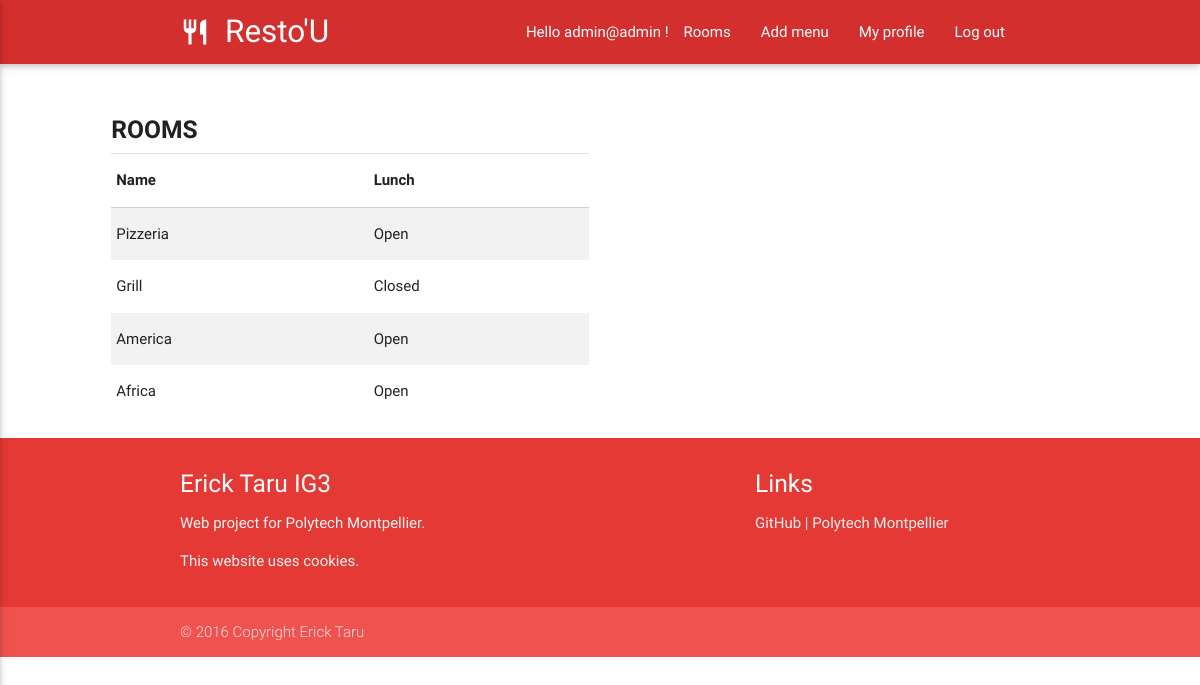
Page /controller/room.php (signed in) on the earlier database version.
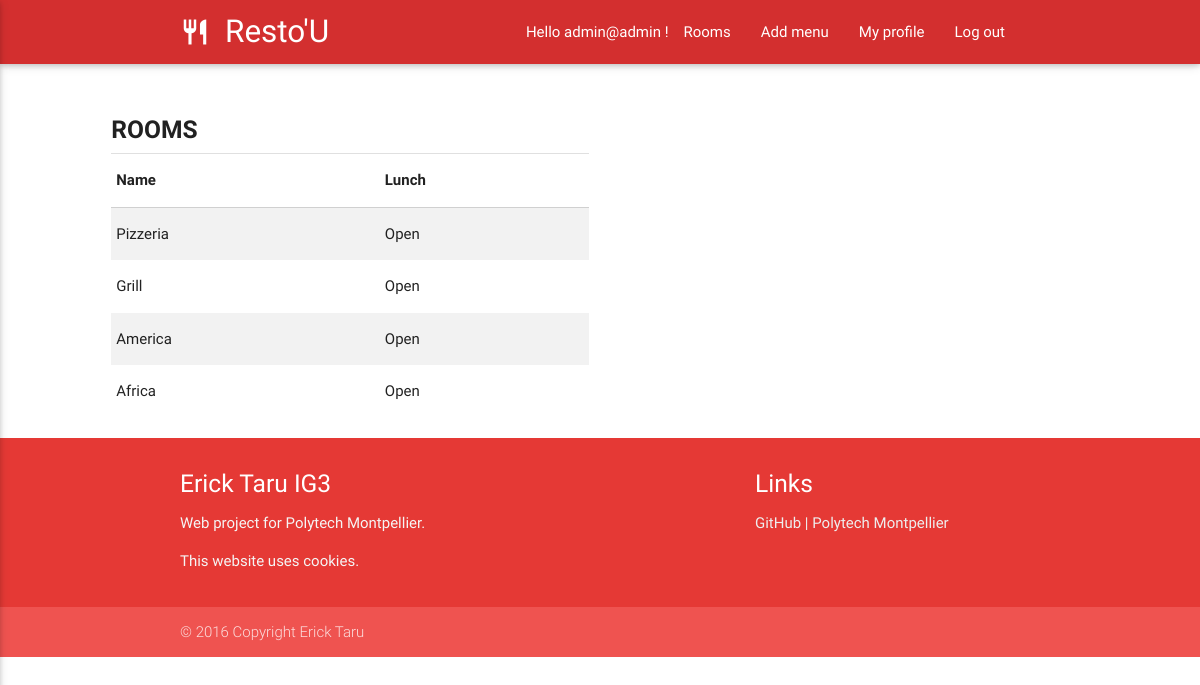
Same page on the later database version.
### tables this page shows
CREATE TABLE IF NOT EXISTS `user` (
  `idUser` int(11) NOT NULL AUTO_INCREMENT,
  `firstName` varchar(100) NOT NULL,
  `lastName` varchar(100) NOT NULL,
  `email` varchar(100) NOT NULL,
  `password` varchar(255) NOT NULL,
  `admin` tinyint(1) NOT NULL,
  PRIMARY KEY (`idUser`)
);

CREATE TABLE IF NOT EXISTS `room` (
  `idR` int(11) NOT NULL AUTO_INCREMENT,
  `name` varchar(100) NOT NULL,
  `statusNoon` varchar(50) NOT NULL,
  PRIMARY KEY (`idR`)
);

### model/login.php (called while the page is built, shortened)
<?php
	class LOGIN
	{
		public static function isAdmin($email)
		{
 			$bd=connexion_bd();
 			$req=$bd->prepare("SELECT admin FROM user WHERE email='$email';");
 			$req->execute();
 			$admins=$req->fetchAll();
 			return $admins;
		}
		public static function userEmail()
		{
		    $bd=connexion_bd();
		    $req = $bd->query("SELECT email FROM user");
		    $users= $req->fetchAll();
		    return $users;
		}
	}

### model/room.php (called while the page is built, shortened)
<?php
	class ROOM
	{
		public static function getRoom()
		{
			$bd=connexion_bd();
			$req=$bd->query("SELECT * FROM room;");
			$rooms=$req->fetchAll();
			return $rooms;
		}
	}

### view/room.php (the view)
<?php include("../header.php"); ?>
<main>
	<div class="row" class="container">
    	<div class="col s5 offset-s1">
      		<h5><b>ROOMS</b></h5>
      		<div class="divider"></div>
      		<table class="striped">
        		<thead>
        			<tr>
        				<th>Name</th>
        				<th>Lunch</th>
        			</tr>
        		</thead>
        		<tbody>
        			<?php foreach ($rooms as $room) {
        				print "<tr> <td>" .  $room["name"] . "</td>";
        				print "<td>" .  $room["statusNoon"] . "</td></tr>";
        			}?>
        		</tbody>
        	</table>
        </div>
    </div>
</main>
<?php include("../footer.php"); ?>

### controller/room.php (shortened to what this page needs)
<?php
	include_once('../model/room.php');
	if (isset($_COOKIE['connected'])) {
	    include_once('../model/login.php');
	    $users=LOGIN::userEmail();
	    foreach ($users as $user) {
	      if ($user['email'] == $_COOKIE['connected']) {
	        $email=$user['email'];
	      }
	    }
	    $admins=LOGIN::isAdmin($email);
		$rooms=ROOM::getRoom();
		include_once('../view/room.php');
	}
	else {
		include_once('../controller/login.php');
	}

### header.php (shortened to what this page needs)
<!DOCTYPE html>
  <html>
    <head>
    </head>
    <header>
        <?php include("navBarConnected.php"); ?>
    </header>
    <link type="text/css" rel="stylesheet" href="../css/materialize.min.css"  media="screen,projection"/>
    <link rel="stylesheet" type="text/css" href="../css/restoU.css">
  </html>

### navBarConnected.php (shortened to what this page needs)
<?php
  $path = 'http://'.$_SERVER['HTTP_HOST'].$_SERVER['REQUEST_URI'];
  $current = basename ($path);
  if (isset($_COOKIE['connected'])) {
    include_once('../model/login.php');
    $users=LOGIN::userEmail();
    foreach ($users as $user) {
      if ($user['email'] == $_COOKIE['connected']) {
        $email=$user['email'];
      }
    }
    $admins=LOGIN::isAdmin($email);
    foreach ($admins as $admin) {
      $isadmin=$admin["admin"];
    }
  }
?>
<div class="navbar-fixed">
  <nav class="red darken-2">
    <div class="nav-wrapper container">
      <a href="../controller/index.php" class="brand-logo">Resto'U<i class="material-icons tiny left">restaurant</i></a>
      <ul id="nav-mobile" class="right hide-on-med-and-down">
        <?php if (isset($_COOKIE['connected'])){ ?>
          <li><?php print "Hello ".$email." !"?></li>
          <?php if (isset($_COOKIE['connected']) && $isadmin>0) { ?>
            <li class="<?php if (($current == '../controller/room.php')||($current == '../controller/room.php')){ echo "active";} else{ echo'no_current';}?>"><a href="../controller/room.php">Rooms</a></li>
            <li class="<?php if (($current == '../controller/addMenu.php')||($current == '../controller/addMenu.php')){ echo "active";} else{ echo'no_current';}?>"><a href="../controller/addMenu.php">Add menu</a></li>
          <?php } ?>
          <li class="<?php if ($current == '../controller/myprofile.php'){ echo "active";} else{ echo'no_current';}?>"><a href="../controller/myprofile.php">My profile</a></li>
          <li class="<?php if ($current == '../controller/logout.php'){ echo "active";} else{ echo'no_current';}?>"><a href="../controller/logout.php">Log out</a></li>
        <?php }?>
      </ul>
    </div>
  </nav>
</div>

### footer.php
<footer class="page-footer red darken-1">
  <div class="container">
    <div class="row">
      <div class="col l6 s6">
        <h5 class="white-text">Erick Taru IG3</h5>
          <p class="grey-text text-lighten-4">Web project for Polytech Montpellier.</p>
          <p class="grey-text text-lighten-4">This website uses cookies.</p>
      </div>
      <div class="col l4 offset-l2 s6 grey-text text-lighten-3">
        <h5 class="white-text">Links</h5>
        <ul>
          <a class="grey-text text-lighten-3" href="https://github.com/etaru/restoU.git" onclick="window.open(this.href); return false;">GitHub</a>
            |
          <a class="grey-text text-lighten-3" href="http://www.polytech-montpellier.fr/" onclick="window.open(this.href); return false;">Polytech Montpellier</a></li>
        </ul>
      </div>
    </div>
  </div>
  <div class="footer-copyright red lighten-1">
    <div class="container">
      © 2016 Copyright Erick Taru
    </div>
  </div>
</footer>

### css/restoU.css (style rules this page uses)
footer { position: relative; bottom: 0; left: 0; right: 0; margin-top: 40px; }
header { margin-bottom: 40px; }

Differences in the rows shown:
changed room "Grill": statusNoon "Closed" → "Open"
